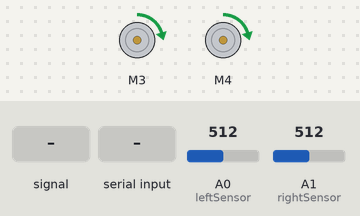
The sketch below on a simulated Arduino Uno, built with avr-gcc and run on an emulated ATmega328P. Shown: 2 × DC motor (green arrow = forward, orange = backward, longer = faster). Inputs (shaded band) come from the test bench; at power-on: A1 (rightSensor) = 512, A0 (leftSensor) = 512. What the sketch prints to the serial monitor is not drawn.

Above: at 1.2 s.
1.3 s: A0 (leftSensor) fed a 2 Hz sine of ±306 counts around its level
At 4.12 s:
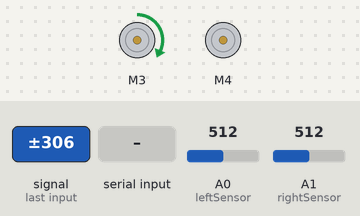
4.3 s: "s90\n" received over Serial
7.3 s: A1 (rightSensor) set to 900
At 7.9 s:
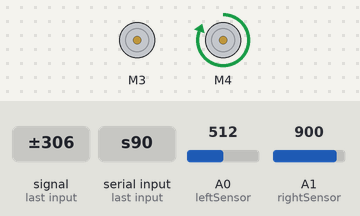
10.3 s: "90,45\n" received over Serial
13.3 s: "s,45\n" received over Serial
At 14.5 s:
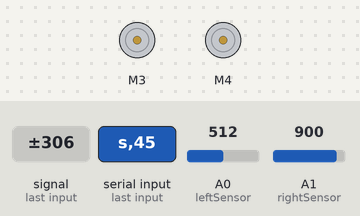
14.8 s: "s90\n" received over Serial
At 15.65 s:
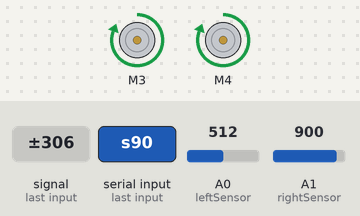
Timing chart, 0 to 25.0 s (numbered marks = the images above; inputs shaded):
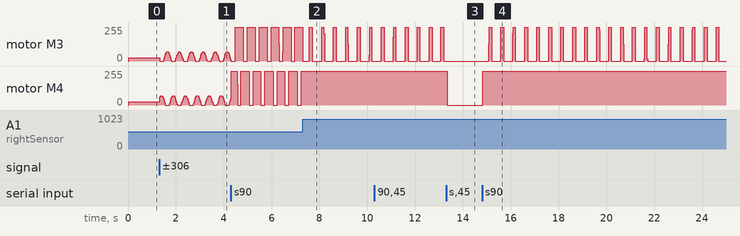

Measured:
- after the input at 7.3 s, motor M4: stops changing and stays forward 255/255
- after the input at 13.3 s, motor M3: stops changing and stays stopped; motor M4: forward 255/255 → stopped at once

The sketch:

initialControlLoop.ino
```cpp
#include <Adafruit_MotorShield.h>
Adafruit_MotorShield AFMS = Adafruit_MotorShield();
Adafruit_DCMotor *leftMotor = AFMS.getMotor(4);
Adafruit_DCMotor *rightMotor = AFMS.getMotor(3);
int leftSensor = A0;
int rightSensor = A1;

String input = "";

// sensor data collection constants
int sensorSampleSize = 100;
long sensorSumLeft = 0;
long sensorSumRight = 0;

float sensorDifference = 0;
int sensorDifferenceCutoff = 50;

// motor speed constants
float errorMultiplier = .3;
float motorDefaultSpeed = 50;
float speedScale = .5;

float leftSpeed = 0;
float rightSpeed = 0;

void setup() {
  Serial.begin(115200);
  //check coms with motor shield
  if (!AFMS.begin()) {
    Serial.println("Failed to find motor shield");
    while (1);
  }
}

void loop() {
  // get serial input to change parameters
  if(Serial.available()){
    input = Serial.readStringUntil('\n');
    // modify turn speed
    if (input[0] == 'p') {
      errorMultiplier = (input.substring(1)).toFloat();
    }
    // modify turn speed
    else if (input[0] == 's'){
      speedScale = (input.substring(1)).toFloat();
    }
    else {
      Serial.println("Invalid Input");
    }
    // output value for record
    Serial.print("got: ");
    Serial.println(input);
  }

  //take an average of sensor readings
  sensorSumLeft = 800;
  sensorSumRight = 1200;
  for (int i = 0; i < sensorSampleSize; i++){
    sensorSumLeft = sensorSumLeft + analogRead(leftSensor);
    sensorSumRight = sensorSumRight + analogRead(rightSensor);
  }

  //find difference between sensor averages (left - right)
  //0 if straight, positive if needs to turn left, negative if needs to turn right
  sensorDifference = (sensorSumLeft/sensorSampleSize) - (sensorSumRight/sensorSampleSize);
  //ignore slight difference in readings
  if (abs(sensorDifference) < sensorDifferenceCutoff){
    sensorDifference = 0;
  }

  //calculate speeds: 0-255
  rightSpeed = speedScale*(motorDefaultSpeed + (sensorDifference*errorMultiplier));
  leftSpeed = speedScale*(motorDefaultSpeed - (sensorDifference*errorMultiplier));

  // make sure speed is within the limits
  rightSpeed = ((rightSpeed < 255) ? rightSpeed : 255);
  leftSpeed = ((leftSpeed < 255) ? leftSpeed : 255);
  rightSpeed = ((rightSpeed > 0) ? rightSpeed : 0);
  leftSpeed = ((leftSpeed > 0) ? leftSpeed : 0);

  Serial.println(sensorSumLeft/sensorSampleSize);
  Serial.println(sensorSumRight/sensorSampleSize);
  Serial.println(leftSpeed);
  Serial.println(rightSpeed);

  //set motors
  rightMotor->setSpeed(rightSpeed);
  leftMotor->setSpeed(leftSpeed);
  rightMotor->run(FORWARD);
  leftMotor->run(FORWARD);

}
```
